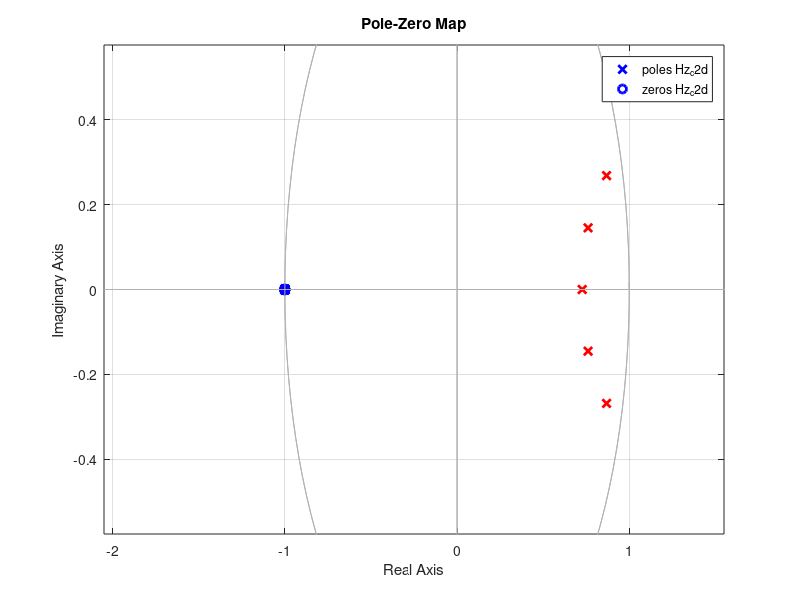
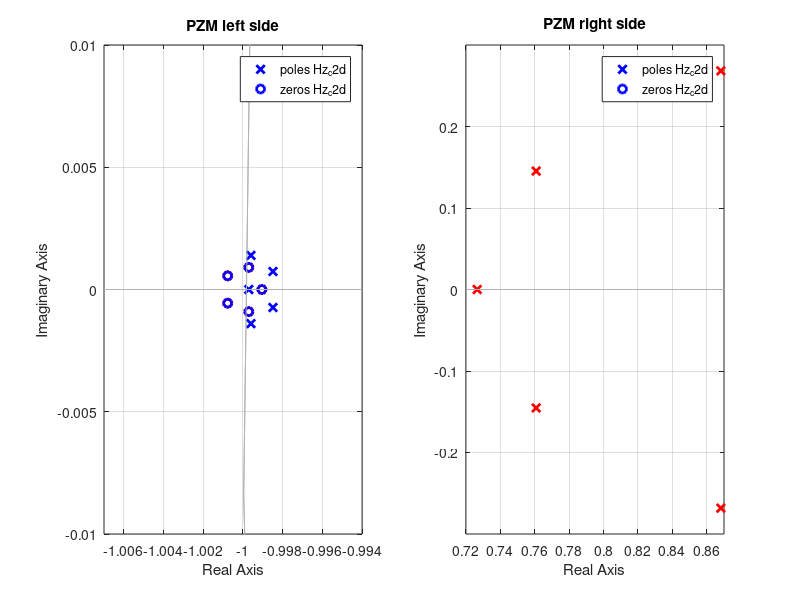

Source code (MATLAB) for these figures, in order:
% Date      :   2017-12-18
% Author    :   Niko Jozic
% Course    :   AISE-M DSP1

close, clear, clc, format compact;

Fs = 100;   % Sampling frequency
n = 5;      % Order
Wn = 0.1;   % Cutoff frequency

[b,a]=butter(n,Wn);
Hz_mat=filt(b,a,Fs);
[b,a]=butter(n,Wn*pi*Fs,'s');
[b,a]= bilinear(b,a,Fs);
Hz_c2d = filt(b,a,Fs);

figure('Name','Pole-Zero Map','NumberTitle','off');
hold on
pzmap(Hz_mat,'r-'); 
pzmap(Hz_c2d,'b-');
hold off;

figure('Name','Comparison','NumberTitle','off');
subplot(1,2,1);
hold on
pzmap(Hz_mat,'r-'); 
pzmap(Hz_c2d,'b-');
title('PZM left side')
axis([-1.007 -0.994 -0.01 0.01])
hold off;

subplot(1,2,2);
hold on
pzmap(Hz_mat,'r-'); 
pzmap(Hz_c2d,'b-');
title('PZM right side')
axis([0.72 0.87 -0.3 0.3])
hold off;
